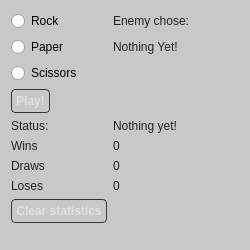
<?xml version="1.0" encoding="UTF-8"?>
<ui version="4.0">
 <class>Widget</class>
 <widget class="QWidget" name="Widget">
  <property name="geometry">
   <rect>
    <x>0</x>
    <y>0</y>
    <width>250</width>
    <height>250</height>
   </rect>
  </property>
  <property name="maximumSize">
   <size>
    <width>250</width>
    <height>250</height>
   </size>
  </property>
  <property name="windowTitle">
   <string>Widget</string>
  </property>
  <property name="styleSheet">
   <string notr="true">QPushButton {
padding: 4px;
border-radius: 4px;
border: 1px solid rgba(55, 55, 55);
font-weight: bold;
/*
background: qlineargradient(x1:0, y1:0, x2: 0, y2:1,
stop: 0.0 rgba(25, 25, 25),
stop: 0.05 rgba(75, 75, 75),
stop: 0.15 rgba(125, 125, 125),
stop: 0.85 rgba(75, 75, 75),
stop: 1.0 rgba(25, 25, 25));
*/
background: qlineargradient(x1: 0, y1: 0, x2: 0, y2: 1,
stop: 0.01 rgba(120, 120, 120),
stop: 0.05 rgba(150, 150, 150),
stop: 0.5 rgba(120, 120, 120),
stop: 0.52 rgba(80, 80, 80),
stop: 0.9 rgba(50, 50, 50),
stop: 1.0 rgba(50, 50, 50));
color: rgba(225, 225, 225);
}

QPushButton:pressed {
background: qlineargradient(x1:0, y1:0, x2: 0, y2:1,
stop: 0.0 rgba(25, 25, 25),
stop: 0.05 rgba(25, 25, 25),
stop: 0.15 rgba(75, 75, 75),
stop: 0.85 rgba(25, 25, 25),
stop: 1.0 rgba(0, 0, 0));
color: rgba(200, 200, 200);
}

QPushButton:disabled {
background:qlineargradient(x1:0, y1:0, x2: 0, y2:1,
stop: 0.0 rgba(50, 50, 50),
stop: 0.05 rgba(100, 100, 100),
stop: 0.15 rgba(150, 150, 150),
stop: 0.85 rgba(100, 100, 100),
stop: 1.0 rgba(50, 50, 50));
}

QLabel {
color: rgba(35, 35, 35);
font-weight: normal;
background: transparent;
border: none;
}

QCheckBox {
background: transparent;
border: none;
}
/**
QPushButton {
border-radius: 4px;
border: 1px solid rgba(75, 75, 75);
background: qlineargradient(x1:0, y1:0, x2: 0, y2:1,
stop: 0.0 rgba(25, 25, 25),
stop: 0.05 rgba(75, 75, 75),
stop: 0.15 rgba(125, 125, 125),
stop: 0.85 rgba(75, 75, 75),
stop: 1.0 rgba(25, 25, 25));
color: rgba(225, 225, 225);
}
/**
QPushButton:pressed {
background:qlineargradient(x1:0, y1:0, x2: 0, y2:1,
stop: 0.0 rgba(0, 0, 0),
stop: 0.05 rgba(50, 50, 50),
stop: 0.15 rgba(100, 100, 100),
stop: 0.85 rgba(50, 50, 50),
stop: 1.0 rgba(0, 0, 0));
color: rgba(200, 200, 200);
}**/

#Widget {
	background: rgba(200, 200, 200);
border-top-left-radius: 4px;
border-top-right-radius: 4px;
border-bottom-left-radius: 2px;
border-bottom-right-radius: 2px;
background: qlineargradient(x1:0, y1:0, x2:0, y2:1,
stop: 0.0 rgba(125, 125, 125),
stop: 0.02 rgba(200, 200, 200),
stop: 0.98 rgba(200, 200, 200),
stop: 1.0 rgba(125, 125, 125));
}

QLineEdit {
border: 1px solid rgba(175, 175, 175);
background: rgba(255, 255, 255);
border-top-left-radius: 4px;
border-top-right-radius: 4px;
border-bottom-right-radius: 4px;
border-bottom-left-radius: 4px;
}

QGroupBox {
border: 1px solid rgba(175, 175, 175);
border-radius: 4px;
margin-top: 1ex;
}

QGridLayout {
border: 1px solid rgba(175, 175, 175);
border-radius: 4px;
margin: 10px;
}

#simulatorButton {
width: 100px;
}

</string>
  </property>
  <layout class="QGridLayout" name="gridLayout">
   <item row="0" column="0">
    <layout class="QFormLayout" name="formLayout">
     <item row="0" column="0">
      <widget class="QRadioButton" name="radioButton_r">
       <property name="text">
        <string>Rock</string>
       </property>
      </widget>
     </item>
     <item row="1" column="0">
      <widget class="QRadioButton" name="radioButton_p">
       <property name="text">
        <string>Paper</string>
       </property>
      </widget>
     </item>
     <item row="2" column="0">
      <widget class="QRadioButton" name="radioButton_s">
       <property name="text">
        <string>Scissors</string>
       </property>
      </widget>
     </item>
     <item row="3" column="0">
      <widget class="QPushButton" name="pushButton">
       <property name="text">
        <string>Play!</string>
       </property>
      </widget>
     </item>
     <item row="4" column="0">
      <widget class="QLabel" name="label">
       <property name="text">
        <string>Status:</string>
       </property>
      </widget>
     </item>
     <item row="4" column="1">
      <widget class="QLabel" name="statusLabel">
       <property name="text">
        <string>Nothing yet!</string>
       </property>
      </widget>
     </item>
     <item row="0" column="1">
      <widget class="QLabel" name="label_2">
       <property name="text">
        <string>Enemy chose:</string>
       </property>
      </widget>
     </item>
     <item row="1" column="1">
      <widget class="QLabel" name="label_3">
       <property name="text">
        <string>Nothing Yet!</string>
       </property>
      </widget>
     </item>
     <item row="5" column="0">
      <widget class="QLabel" name="label_4">
       <property name="text">
        <string>Wins</string>
       </property>
      </widget>
     </item>
     <item row="5" column="1">
      <widget class="QLabel" name="winLabel">
       <property name="text">
        <string>0</string>
       </property>
      </widget>
     </item>
     <item row="6" column="0">
      <widget class="QLabel" name="label_6">
       <property name="text">
        <string>Draws</string>
       </property>
      </widget>
     </item>
     <item row="6" column="1">
      <widget class="QLabel" name="drawLabel">
       <property name="text">
        <string>0</string>
       </property>
      </widget>
     </item>
     <item row="7" column="0">
      <widget class="QLabel" name="label_8">
       <property name="text">
        <string>Loses</string>
       </property>
      </widget>
     </item>
     <item row="7" column="1">
      <widget class="QLabel" name="loseLabel">
       <property name="text">
        <string>0</string>
       </property>
      </widget>
     </item>
     <item row="8" column="0">
      <widget class="QPushButton" name="clearButton">
       <property name="text">
        <string>Clear statistics</string>
       </property>
      </widget>
     </item>
    </layout>
   </item>
  </layout>
 </widget>
 <layoutdefault spacing="6" margin="11"/>
 <resources/>
 <connections/>
</ui>
